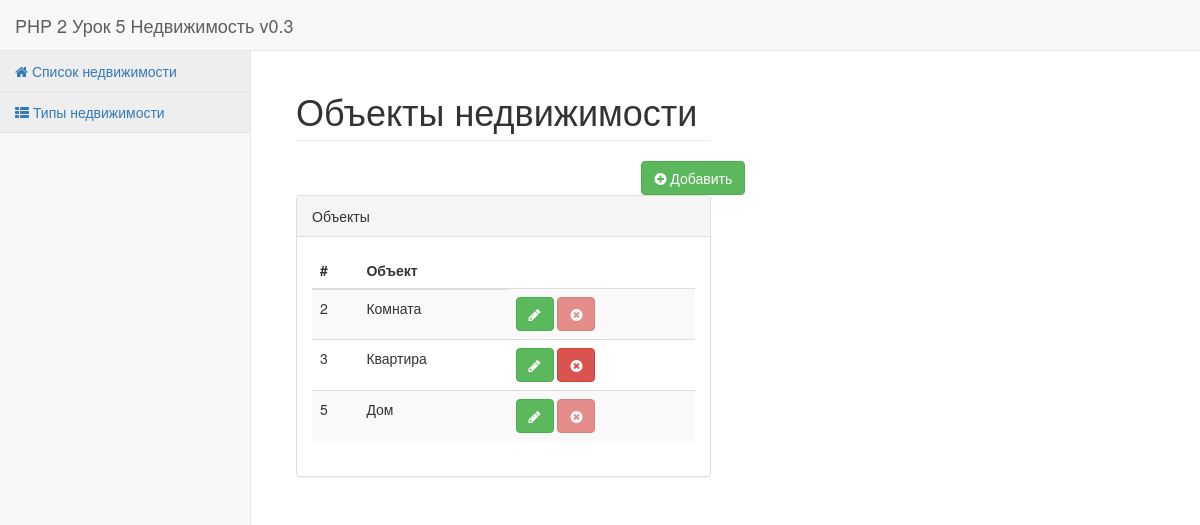
The app's page /index.php?cat=realty_type with its own data.
### tables this page shows
CREATE TABLE IF NOT EXISTS `realty_types` (
  `id` tinyint(3) unsigned NOT NULL,
  `title` varchar(15) NOT NULL
);

### sys/functions.php (called while the page is built, shortened)
<?php
function render($view_name, $data = [], $with_layout = true)
{
    require_once("views/$view_name.view.php");
    $content = ob_get_contents();
    if ($with_layout) {
        require_once("views/layouts/layout.php");
        $content = ob_get_contents();
    }
    return $content;
}
function class_autoloader($classname)
{
    if (mb_substr($classname,-10,NULL,'utf-8') === 'Controller')
    {
        $class_string = mb_substr($classname,0,mb_strlen($classname,'utf-8')-10,'utf-8');
        $name = preg_replace('/([a-z])([A-Z])/', '$1_$2', $class_string);
        $file_name = "controllers/".mb_strtolower($name,'utf-8').'-controller.php';
        if (file_exists($file_name))
        {
            include_once $file_name;
        }
        else
        {
            e404("Нет файла конторлера {$file_name} для класса {$classname}");
        }
    }
    else
    {
        $name = preg_replace('/([a-z])([A-Z])/', '$1_$2', $classname);
        $file_name = "models/".mb_strtolower($name,'utf-8').'-model.php';
    }
}

### controllers/realty_type-controller.php (called while the page is built, shortened)
<?php
class RealtyTypeController
{
    function get_list()
    {
        $objects = RealtyType::get_all();
        return render(REALTY_TYPES_FILENAME_START.'list', ['objects'=>$objects]);
    }
}

### models/realty_type-model.php (called while the page is built, shortened)
<?php
class RealtyType
{
    function __get($name)
    {
        if ( property_exists(RealtyType::class, $name))
        {
            return $this->$name;
        }
        else
            return false;
    }
    static function get_all ()
    {
        global $db_link;
        $all_types = array();
        $query = "SELECT `realty_types`.*, COUNT(`realty`.`id`) AS `realty_id_count` FROM `realty_types` LEFT JOIN `realty` ON `realty`.`realty_type` = `realty_types`.`id` GROUP BY `realty_types`.`id`;";
        if ( $result = mysqli_query($db_link, $query))
        {
            while ( $row = mysqli_fetch_assoc( $result ) )
            {
                $type = new RealtyType();
                $type->load ($row);
                $all_types[] = $type;
            }
            return $all_types;
        }
        else
            return false;
    }
}

### views/realty-types/realty_type-list.view.php (the view, shortened to what this page needs)
<?php
$page_header = "Объекты недвижимости";
$page_header_if_not_available = "Записей удовлетворяющих критерию выбора не найдено";
?>
<div class="row">
    <div class="col-lg-6">
        <?php
        if (count($objects)>0)
        {
        ?>
        <h1 class="page-header"><?= $page_header ?></h1>
        <a href="index.php?cat=realty_type&view=add" class="btn btn-success col-lg-offset-10" title="Ещё тип"><i class="fa fa-plus-circle"></i> Добавить</a>
        <div class="panel panel-default">
            <div class="panel-heading">
                Объекты
            </div>
            <div class="panel-body">
                <div class="table-responsive">
                    <table class="table table-striped">
                        <thead>
                        <tr>
                            <th>#</th>
                            <th>Объект</th>
                        </tr>
                        </thead>
                        <tbody>
                        <?php
                        foreach ($objects as $item) {
                            ?>
                            <tr>
                                <td><?= $item->id ?></td>
                                <td><?= $item->title ?></td>
                                <td>
                                    <a class="btn btn-success" href="index.php?cat=realty_type&view=edit&id=<?= $item->id ?>"><i
                                            class="fa fa-pencil"></i></a>
                                    <a  href="index.php?cat=realty_type&view=delete&id=<?= $item->id ?>"
                                        <?php
                                        if ( $item->realty_id_count > 0 )
                                            echo 'class="btn btn-danger disabled" disabled data-toggle="tooltip" data-placement="top" data-original-title="Невозможно удалить тип недвижимости пока есть хоть один объект этого типа!" title="Невозможно удалить тип недвижимости пока есть хоть один объект этого типа!"';
                                        else
                                            echo  'class="btn btn-danger" title="Удалить" data-toggle="tooltip" data-placement="top" data-original-title="Удалить"  ';
                                        ?>
                                    ><i class="fa fa-times-circle"></i></a>
                                </td>
                            </tr>
                            <?php
                        }
                        ?>
                        </tbody>
                    </table>
                    <?php
                    }
                    else
                    {
                        echo '<h1 class="page-header">'.$page_header_if_not_available.'</h1>';
                    }
                    ?>
                </div>
            </div>
        </div>
    </div>
</div>

### records on screen
realty_types: id "2", title "Комната"
realty_types: id "3", title "Квартира"
realty_types: id "5", title "Дом"

### other values on screen
SITE_MAIN_LINK_TITLE "PHP 2 Урок 5 Недвижимость v0.3"
$page_header "Объекты недвижимости"
